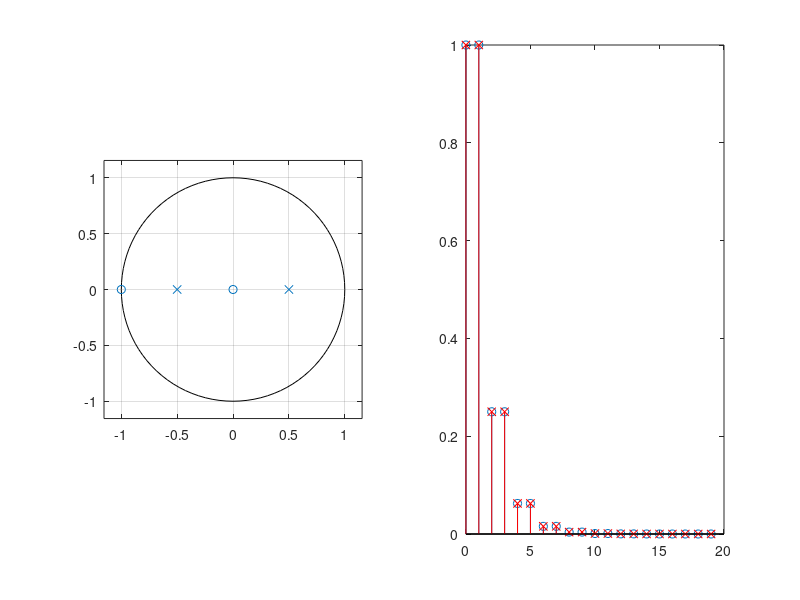

MATLAB code to generate this figure:
%%
% Two methods for inverse Z-transform
%%
p1=poly(0.5); p2=poly(-0.5); 	% generation of terms in denominator
a=conv(p1,p2)					% denominator coefficients
 z1=poly(0); z2=poly(-1); 		% generation of terms in numerator
 b=conv(z1,z2)					% numerator coefficients
 z=roots(b)						% zeros of X(z)
 [r,p,k]=residuez(b,a)			% residues, poles and gain
 figure(1)
 subplot(121)
 zplane(b,a)					% plot of poles and zeros
 d=[1 zeros(1,99)];				% impulse delta[n]
 x=filter(b,a,d);				% x[n] computation from filter
 n=0:99;
 x1=r(1)*p(1).^n+r(2)*p(2).^n;	% x[n] computation from residues
 subplot(122)
 stem(n(1:20),x(1:20))
 hold on
 stem(n(1:20),x1(1:20),'rx')
 hold off
